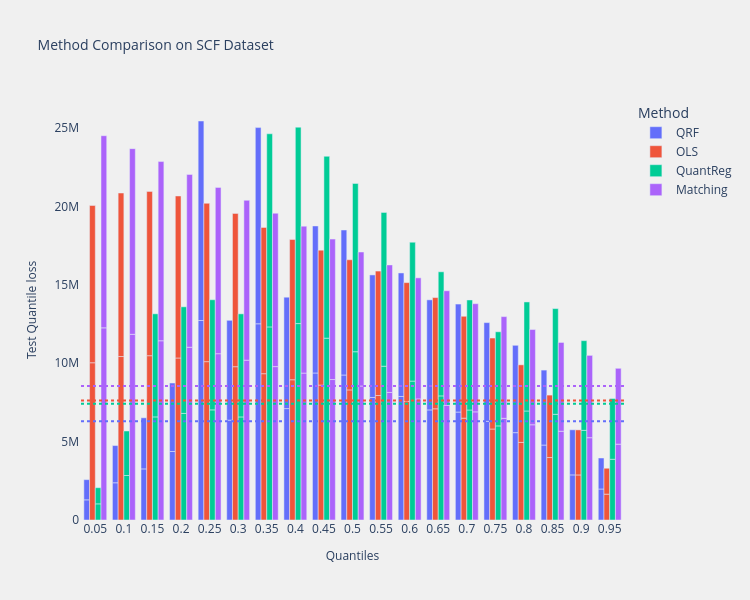

Notebook code for this chart:
### Code cell
# On the SCF Dataset

from typing import List, Type, Optional, Union

import io
import logging
import pandas as pd
from pydantic import validate_call
import requests
import zipfile

from microimpute.comparisons import *
from microimpute.config import RANDOM_STATE, VALIDATE_CONFIG, VALID_YEARS
from microimpute.models import *
from microimpute.utils.data import preprocess_data
from microimpute.evaluations import *

import warnings

warnings.filterwarnings("ignore")

logger = logging.getLogger(__name__)

# 1. Prepare data
@validate_call(config=VALIDATE_CONFIG)
def load_scf(
    years: Optional[Union[int, List[int]]] = None,
    columns: Optional[List[str]] = None,
) -> pd.DataFrame:
    """Load Survey of Consumer Finances data for specified years and columns.

    Args:
        years: Year or list of years to load data for.
        columns: List of column names to load.

    Returns:
        DataFrame containing the requested data.

    Raises:
        ValueError: If no Stata files are found in the downloaded zip
            or invalid parameters
        RuntimeError: If there's a network error or a problem processing
            the downloaded data
    """
    def scf_url(year: int) -> str:
        """Return the URL of the SCF summary microdata zip file for a year."""

        if year not in VALID_YEARS:
            logger.error(
                f"Invalid SCF year: {year}. Valid years are {VALID_YEARS}"
            )
            raise

        url = f"https://www.federalreserve.gov/econres/files/scfp{year}s.zip"
        return url

    logger.info(f"Loading SCF data with years={years}")

    try:
        # Identify years for download
        if years is None:
            years = VALID_YEARS
            logger.warning(f"Using default years: {years}")

        if isinstance(years, int):
            years = [years]

        all_data: List[pd.DataFrame] = []

        for year in years:
            logger.info(f"Processing data for year {year}")
            try:
                # Download zip file
                logger.debug(f"Downloading SCF data for year {year}")
                url = scf_url(year)
                try:
                    response = requests.get(url, timeout=60)
                    response.raise_for_status()  # Raise an error for bad responses
                except requests.exceptions.RequestException as e:
                    logger.error(
                        f"Network error downloading SCF data for year {year}: {str(e)}"
                    )
                    raise

                # Process zip file
                z = zipfile.ZipFile(io.BytesIO(response.content))
                # Find the .dta file in the zip
                dta_files: List[str] = [
                    f for f in z.namelist() if f.endswith(".dta")
                ]
                if not dta_files:
                    logger.error(
                        f"No Stata files found in zip for year {year}"
                    )
                    raise

                # Read the Stata file
                try:
                    logger.debug(f"Reading Stata file: {dta_files[0]}")
                    with z.open(dta_files[0]) as f:
                        df = pd.read_stata(
                            io.BytesIO(f.read()), columns=columns
                        )
                        logger.debug(
                            f"Read DataFrame with shape {df.shape}"
                        )
                except Exception as e:
                    logger.error(
                        f"Error reading Stata file for year {year}: {str(e)}"
                    )
                    raise

                # Add year column
                df["year"] = year
                logger.info(
                    f"Successfully processed data for year {year}, shape: {df.shape}"
                )
                all_data.append(df)

            except Exception as e:
                logger.error(f"Error processing year {year}: {str(e)}")
                raise

        # Combine all years
        logger.debug(f"Combining data from {len(all_data)} years")
        if len(all_data) > 1:
            result = pd.concat(all_data)
            logger.info(
                f"Combined data from {len(years)} years, final shape: {result.shape}"
            )
            return result
        else:
            logger.info(
                f"Returning data for single year, shape: {all_data[0].shape}"
            )
            return all_data[0]

    except Exception as e:
        logger.error(f"Error in _load: {str(e)}")
        raise

scf_data = load_scf(2022)
PREDICTORS: List[str] = [
        "hhsex",  # sex of head of household
        "age",  # age of respondent
        "married",  # marital status of respondent
        # "kids",  # number of children in household
        "race",  # race of respondent
        "income",  # total annual income of household
        "wageinc",  # income from wages and salaries
        "bussefarminc",  # income from business, self-employment or farm
        "intdivinc",  # income from interest and dividends
        "ssretinc",  # income from social security and retirement accounts
        "lf",  # labor force status
    ]
IMPUTED_VARIABLES: List[str] = ["networth"]

# Evaluate predictors
predictors_evaluation = compute_predictor_correlations(scf_data, PREDICTORS, IMPUTED_VARIABLES)
print("\nMutual information with networth:")
print(predictors_evaluation["predictor_target_mi"])

X_train, X_test = preprocess_data(
    data=scf_data, full_data=False, normalize=False,
)

# Shrink down the data by sampling
X_train = X_train.sample(frac=0.01, random_state=RANDOM_STATE)
X_test = X_test.sample(frac=0.01, random_state=RANDOM_STATE)

Y_test: pd.DataFrame = X_test[IMPUTED_VARIABLES]

# 2. Run imputation methods
model_classes: List[Type[Imputer]] = [QRF, OLS, QuantReg, Matching]
method_imputations = get_imputations(
    model_classes, X_train, X_test, PREDICTORS, IMPUTED_VARIABLES
)

# 3. Compare imputation methods using unified metrics function
loss_comparison_df = compare_metrics(
    Y_test, method_imputations, IMPUTED_VARIABLES
)

# 4. Plot results - filter for quantile loss metrics only
quantile_loss_df = loss_comparison_df[loss_comparison_df['Metric'] == 'quantile_loss']
comparison_viz = method_comparison_results(
    data=quantile_loss_df,
    metric="quantile_loss",
    data_format="long",
)
fig = comparison_viz.plot(
    title="Method Comparison on SCF Dataset",
    show_mean=True,
)
fig.show()

# Compare distribution similarity
for model, imputations in method_imputations.items():
    print(f"Model: {model}, distribution similarity: \n{compare_distributions(
    donor_data=pd.DataFrame(scf_data["networth"]),
    receiver_data=pd.DataFrame(imputations[0.5]["networth"]),
    imputed_variables=IMPUTED_VARIABLES,
)}")

### Figure 1 — Plotly figure (JSON) as saved in the notebook; plotly's stock layout.template omitted (floating-point values rounded to 4 significant figures)
{"data": [{"alignmentgroup": "True", "hovertemplate": "Method=QRF<br>Quantiles=%{x}<br>Test Quantile loss=%{y}<extra></extra>", "legendgroup": "QRF", "marker": {"color": "#636EFA", "pattern": {"shape": ""}}, "name": "QRF", "offsetgroup": "QRF", "orientation": "v", "showlegend": true, "textposition": "auto", "type": "bar", "x": ["0.05", "0.05", "0.1", "0.1", "0.15", "0.15", "0.2", "0.2", "0.25", "0.25", "0.3", "0.3", "0.35", "0.35", "0.4", "0.4", "0.45", "0.45", "0.5", "0.5", "0.55", "0.55", "0.6", "0.6", "0.65", "0.65", "0.7", "0.7", "0.75", "0.75", "0.8", "0.8", "0.85", "0.85", "0.9", "0.9", "0.95", "0.95"], "xaxis": "x", "y": [1287000.0, 1287000.0, 2375000.0, 2375000.0, 3260000.0, 3260000.0, 4370000.0, 4370000.0, 12730000.0, 12730000.0, 6369000.0, 6369000.0, 12520000.0, 12520000.0, 7106000.0, 7106000.0, 9378000.0, 9378000.0, 9249000.0, 9249000.0, 7817000.0, 7817000.0, 7879000.0, 7879000.0, 7022000.0, 7022000.0, 6888000.0, 6888000.0, 6295000.0, 6295000.0, 5572000.0, 5572000.0, 4781000.0, 4781000.0, 2877000.0, 2877000.0, 1977000.0, 1977000.0], "yaxis": "y"}, {"alignmentgroup": "True", "hovertemplate": "Method=OLS<br>Quantiles=%{x}<br>Test Quantile loss=%{y}<extra></extra>", "legendgroup": "OLS", "marker": {"color": "#EF553B", "pattern": {"shape": ""}}, "name": "OLS", "offsetgroup": "OLS", "orientation": "v", "showlegend": true, "textposition": "auto", "type": "bar", "x": ["0.05", "0.05", "0.1", "0.1", "0.15", "0.15", "0.2", "0.2", "0.25", "0.25", "0.3", "0.3", "0.35", "0.35", "0.4", "0.4", "0.45", "0.45", "0.5", "0.5", "0.55", "0.55", "0.6", "0.6", "0.65", "0.65", "0.7", "0.7", "0.75", "0.75", "0.8", "0.8", "0.85", "0.85", "0.9", "0.9", "0.95", "0.95"], "xaxis": "x", "y": [10030000.0, 10030000.0, 10430000.0, 10430000.0, 10480000.0, 10480000.0, 10330000.0, 10330000.0, 10100000.0, 10100000.0, 9779000.0, 9779000.0, 9333000.0, 9333000.0, 8946000.0, 8946000.0, 8607000.0, 8607000.0, 8300000.0, 8300000.0, 7940000.0, 7940000.0, 7572000.0, 7572000.0, 7094000.0, 7094000.0, 6498000.0, 6498000.0, 5804000.0, 5804000.0, 4949000.0, 4949000.0, 3984000.0, 3984000.0, 2875000.0, 2875000.0, 1650000.0, 1650000.0], "yaxis": "y"}, {"alignmentgroup": "True", "hovertemplate": "Method=QuantReg<br>Quantiles=%{x}<br>Test Quantile loss=%{y}<extra></extra>", "legendgroup": "QuantReg", "marker": {"color": "#00CC96", "pattern": {"shape": ""}}, "name": "QuantReg", "offsetgroup": "QuantReg", "orientation": "v", "showlegend": true, "textposition": "auto", "type": "bar", "x": ["0.05", "0.05", "0.1", "0.1", "0.15", "0.15", "0.2", "0.2", "0.25", "0.25", "0.3", "0.3", "0.35", "0.35", "0.4", "0.4", "0.45", "0.45", "0.5", "0.5", "0.55", "0.55", "0.6", "0.6", "0.65", "0.65", "0.7", "0.7", "0.75", "0.75", "0.8", "0.8", "0.85", "0.85", "0.9", "0.9", "0.95", "0.95"], "xaxis": "x", "y": [1030000.0, 1030000.0, 2839000.0, 2839000.0, 6576000.0, 6576000.0, 6800000.0, 6800000.0, 7026000.0, 7026000.0, 6575000.0, 6575000.0, 12320000.0, 12320000.0, 12530000.0, 12530000.0, 11600000.0, 11600000.0, 10730000.0, 10730000.0, 9812000.0, 9812000.0, 8860000.0, 8860000.0, 7916000.0, 7916000.0, 7018000.0, 7018000.0, 6003000.0, 6003000.0, 6955000.0, 6955000.0, 6743000.0, 6743000.0, 5720000.0, 5720000.0, 3875000.0, 3875000.0], "yaxis": "y"}, {"alignmentgroup": "True", "hovertemplate": "Method=Matching<br>Quantiles=%{x}<br>Test Quantile loss=%{y}<extra></extra>", "legendgroup": "Matching", "marker": {"color": "#AB63FA", "pattern": {"shape": ""}}, "name": "Matching", "offsetgroup": "Matching", "orientation": "v", "showlegend": true, "textposition": "auto", "type": "bar", "x": ["0.05", "0.05", "0.1", "0.1", "0.15", "0.15", "0.2", "0.2", "0.25", "0.25", "0.3", "0.3", "0.35", "0.35", "0.4", "0.4", "0.45", "0.45", "0.5", "0.5", "0.55", "0.55", "0.6", "0.6", "0.65", "0.65", "0.7", "0.7", "0.75", "0.75", "0.8", "0.8", "0.85", "0.85", "0.9", "0.9", "0.95", "0.95"], "xaxis": "x", "y": [12260000.0, 12260000.0, 11840000.0, 11840000.0, 11430000.0, 11430000.0, 11020000.0, 11020000.0, 10610000.0, 10610000.0, 10200000.0, 10200000.0, 9784000.0, 9784000.0, 9372000.0, 9372000.0, 8960000.0, 8960000.0, 8548000.0, 8548000.0, 8135000.0, 8135000.0, 7723000.0, 7723000.0, 7311000.0, 7311000.0, 6899000.0, 6899000.0, 6487000.0, 6487000.0, 6075000.0, 6075000.0, 5663000.0, 5663000.0, 5250000.0, 5250000.0, 4838000.0, 4838000.0], "yaxis": "y"}], "layout": {"barmode": "group", "height": 600, "legend": {"title": {"text": "Method"}, "tracegroupgap": 0}, "paper_bgcolor": "#F0F0F0", "plot_bgcolor": "#F0F0F0", "shapes": [{"line": {"color": "#636EFA", "dash": "dot", "width": 2}, "name": "QRF Mean", "type": "line", "x0": -0.5, "x1": 18.5, "y0": 6302000.0, "y1": 6302000.0}, {"line": {"color": "#EF553B", "dash": "dot", "width": 2}, "name": "OLS Mean", "type": "line", "x0": -0.5, "x1": 18.5, "y0": 7616000.0, "y1": 7616000.0}, {"line": {"color": "#00CC96", "dash": "dot", "width": 2}, "name": "QuantReg Mean", "type": "line", "x0": -0.5, "x1": 18.5, "y0": 7417000.0, "y1": 7417000.0}, {"line": {"color": "#AB63FA", "dash": "dot", "width": 2}, "name": "Matching Mean", "type": "line", "x0": -0.5, "x1": 18.5, "y0": 8548000.0, "y1": 8548000.0}], "title": {"font": {"size": 14}, "text": "Method Comparison on SCF Dataset"}, "width": 750, "xaxis": {"anchor": "y", "domain": [0, 1], "showgrid": false, "title": {"font": {"size": 12}, "text": "Quantiles"}, "zeroline": false}, "yaxis": {"anchor": "x", "domain": [0, 1], "showgrid": false, "title": {"font": {"size": 12}, "text": "Test Quantile loss"}, "zeroline": false}}}
